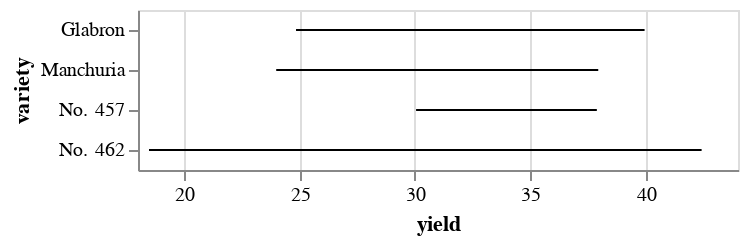

Notebook code cell kept with this figure:
### Code cell
bar

### Figure 1 — Vega-Lite specification as saved in the notebook (floating-point values rounded to 4 significant figures)
{"config": {"view": {"continuousWidth": 300, "continuousHeight": 300}}, "data": {"name": "data-a00e5f1dfea67e155330979f374f594c"}, "mark": {"type": "errorbar"}, "encoding": {"x": {"field": "yield_center", "scale": {"zero": false}, "title": "yield", "type": "quantitative"}, "xError": {"field": "yield_error"}, "y": {"field": "variety", "type": "nominal"}}, "$schema": "https://vega.github.io/schema/vega-lite/v5.17.0.json", "datasets": {"data-a00e5f1dfea67e155330979f374f594c": [{"yield_error": 7.552, "yield_center": 32.4, "variety": "Glabron"}, {"yield_error": 6.978, "yield_center": 30.97, "variety": "Manchuria"}, {"yield_error": 3.917, "yield_center": 33.97, "variety": "No. 457"}, {"yield_error": 11.97, "yield_center": 30.45, "variety": "No. 462"}]}}
